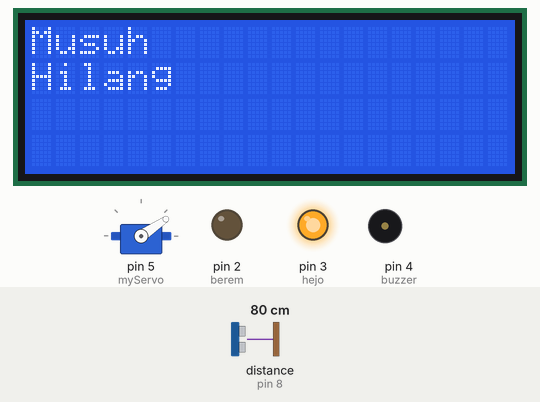
Simulated run of this sketch. Board: Arduino Uno, built with avr-gcc and run on an emulated ATmega328P. On the bench: 20×4 character LCD, servo, output pins drawn as LEDs (lit = HIGH), buzzer (waves = sounding, pin HIGH). Wiring (inferred from the names in the program): ultrasonic range finder: trigger pin 9; echo pin 8. The inputs (shaded band) are chosen by the test bench; at power-on: distance to the obstacle (sensor on pin 8) 80 cm. The echo pulse lasts 58.3 µs per cm; pins used as bus, display or sensor lines are not drawn; what the sketch prints to the serial monitor is not drawn.

Above: at 1.29 s.
1.3 s: distance to the obstacle (sensor on pin 8) set to 45 cm
3.0 s: distance to the obstacle (sensor on pin 8) set to 37 cm
At 3.18 s:
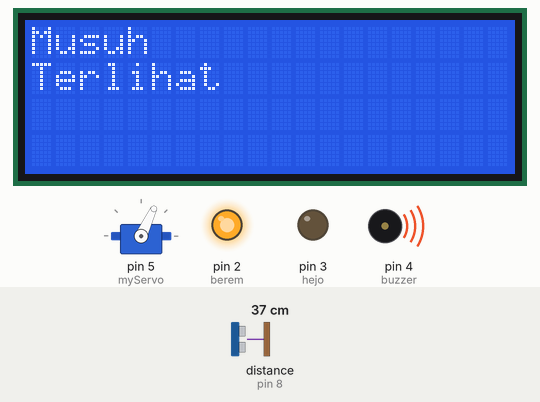
4.7 s: distance to the obstacle (sensor on pin 8) set to 60 cm
At 4.87 s:
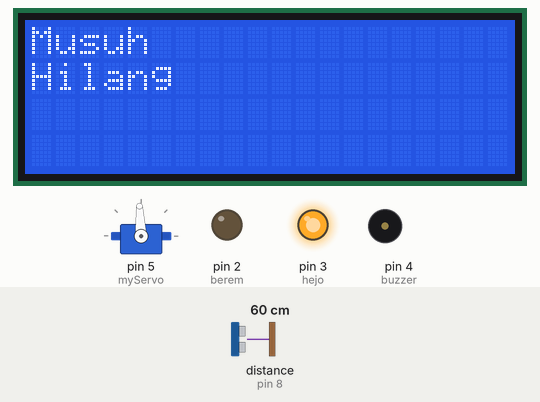
6.4 s: distance to the obstacle (sensor on pin 8) set to 2 cm
At 6.59 s:
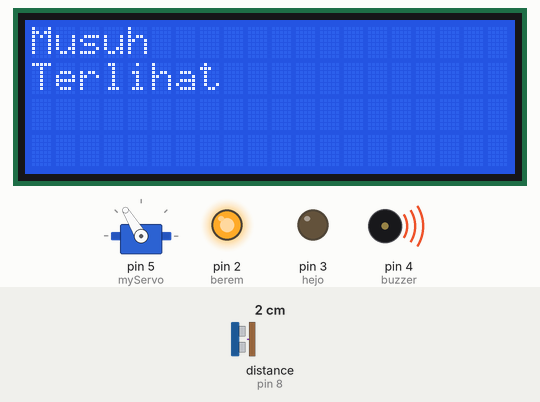
8.1 s: distance to the obstacle (sensor on pin 8) set to 120 cm
At 9.32 s:
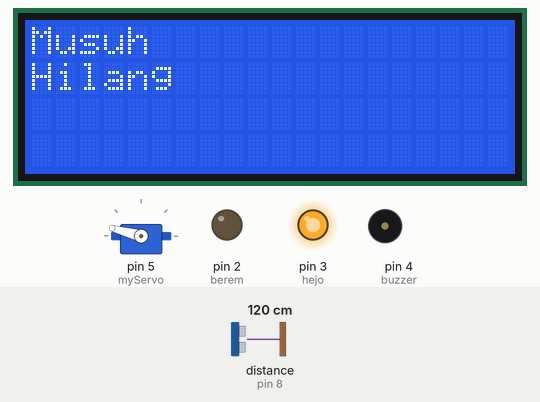
Timing chart, 0 to 13.7 s (numbered marks = the images above; inputs shaded):
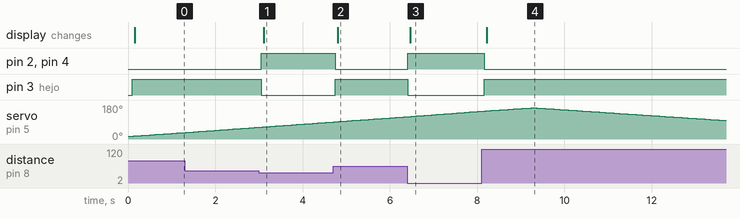

Measured:
- the behaviour switches between 42 and 41 cm on distance to the obstacle (sensor on pin 8) (found by bisection; images 0 and 1)
- after the input at 3.0 s, pin 2 (berem), pin 4 (buzzer): LOW → HIGH after 0.06 s; pin 3 (hejo): HIGH → LOW after 0.06 s; the display: changes after 0.11 s (image 1)
- after the input at 4.7 s, pin 2 (berem), pin 4 (buzzer): HIGH → LOW at once; pin 3 (hejo): LOW → HIGH at once; the display: changes after 0.10 s (image 2)
- after the input at 6.4 s, pin 2 (berem), pin 4 (buzzer): LOW → HIGH at once; pin 3 (hejo): HIGH → LOW at once; the display: changes after 0.06 s (image 3)
- after the input at 8.1 s, pin 2 (berem), pin 4 (buzzer): HIGH → LOW after 0.06 s; pin 3 (hejo): LOW → HIGH after 0.06 s; the display: changes after 0.12 s (image 4)
- by itself, servo on pin 5 (myServo): rises from 147° to 165° in 1.1 s, then falls to 98° in 4.4 s

The sketch:

uas.ino
```cpp
// library
#include <Servo.h>
#include <Wire.h>
#include <LiquidCrystal_I2C.h>

// Dunia Pin
const int trigger = 9;
const int echo = 8;
const int buzzer = 4;
const int berem = 2;
const int hejo = 3;

// Variables
long durasi;
int jarak;
LiquidCrystal_I2C lcd(0x27, 20, 4);
Servo myServo;

//Setup I/O
void setup() {
    lcd.init();
    lcd.backlight();
    pinMode(trigger, OUTPUT);
    pinMode(echo, INPUT);
    pinMode(buzzer, OUTPUT);
    pinMode(berem, OUTPUT);
    pinMode(hejo, OUTPUT);
    Serial.begin(9600);
    myServo.attach(5);
}

void loop() {
    // rotasi servo 15 ke 165
    for (int i = 15; i <= 165; i++) {
        myServo.write(i);
        delay(30);
        jarak = hitungJarak(); // panggil fungsi hitung jarak buat tiap sudut
        updateOutputs(jarak);

        Serial.print(i);        // output sudut sekarang ke serial monitor
        Serial.print(",");      // pemisah nilai jarak sama sudut
        Serial.print(jarak);    // output jarak objek ke serial monitor
        Serial.print(".");      // pemisah biar ga pusing baca
    }

    // rotasi servo 165 ke 15
    for (int i = 165; i > 15; i--) {
        myServo.write(i);
        delay(30);
        jarak = hitungJarak();
        updateOutputs(jarak);

        Serial.print(i);
        Serial.print(",");
        Serial.print(jarak);
        Serial.print(".");
    }
}

// fungsi buat deteksi objek
void updateOutputs(int jarak) {
    if (jarak > 0 && jarak <= 40) {
        digitalWrite(buzzer, HIGH);
        digitalWrite(berem, HIGH);
        digitalWrite(hejo, LOW);
        lcd.setCursor(0, 0);
        lcd.print("Musuh         ");
        lcd.setCursor(0, 1);
        lcd.print("Terlihat      ");
    } else {
        digitalWrite(buzzer, LOW);
        digitalWrite(berem, LOW);
        digitalWrite(hejo, HIGH);
        lcd.setCursor(0, 0);
        lcd.print("Musuh         ");
        lcd.setCursor(0, 1);
        lcd.print("Hilang        ");
    }
}

// fungsi hitung jarak
int hitungJarak() {
    digitalWrite(trigger, LOW);
    delayMicroseconds(2);
    digitalWrite(trigger, HIGH);
    delayMicroseconds(10);
    digitalWrite(trigger, LOW);

    durasi = pulseIn(echo, HIGH);
    int tes = durasi * 0.034 / 2;
    return tes > 0 ? tes : 400; // Antisipasi deteksi objek terlalu jauh/dekat atau gangguan sensor
}
```
